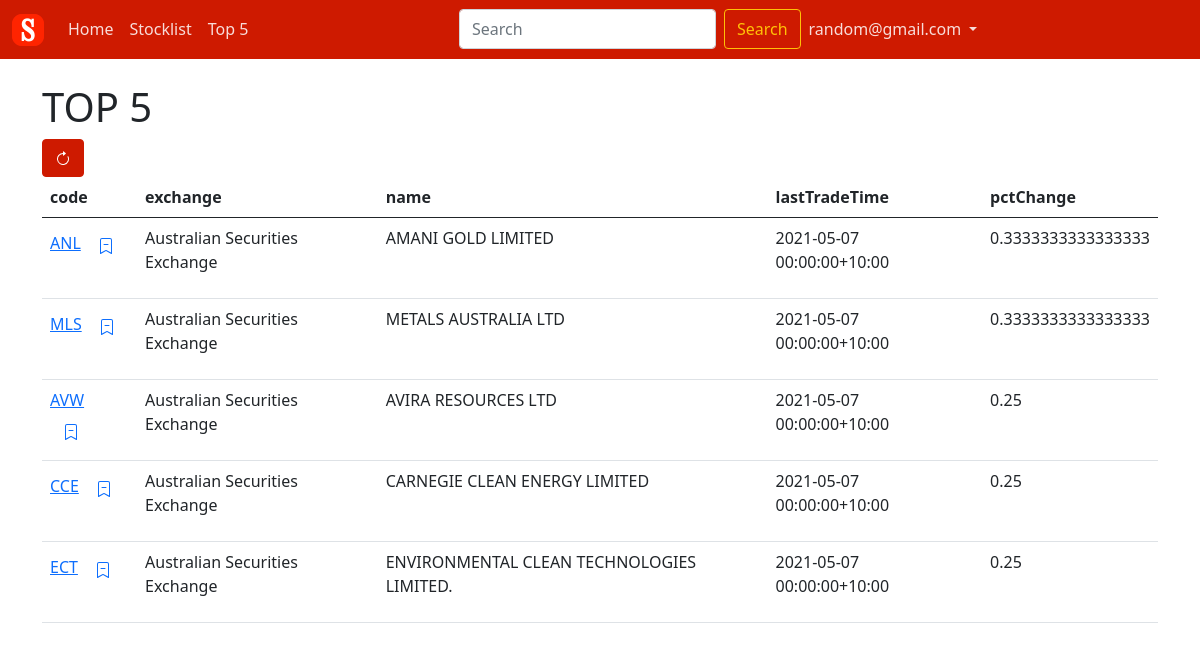
Screenshot of /top5 (signed in) with the database file from the repository.
### app.py (models this page shows, shortened)
class Users(UserMixin, sqla_db.Model):
    userId = sqla_db.Column(sqla_db.Integer, primary_key=True)
    id = userId  # Required for flask_login to function
    email = sqla_db.Column(sqla_db.String)
    password = sqla_db.Column(sqla_db.String)
    firstname = sqla_db.Column(sqla_db.String)
    surname = sqla_db.Column(sqla_db.String)
    phone = sqla_db.Column(sqla_db.Integer)
    dateOfBirth = sqla_db.Column(sqla_db.String)

### tables this page shows
CREATE TABLE stocks(
    code TEXT NOT NULL,
    exchange TEXT NOT NULL,
    name TEXT NOT NULL,
    price DECIMAL(20, 2) CHECK(price >= 0),
    price_day_change DECIMAL(20, 2) NOT NULL,
    currency TEXT NOT NULL,
    high52 DECIMAL(20, 2) CHECK(high52 >= 0),
    low52 DECIMAL(20, 2) CHECK(low52 >= 0),
    pe DECIMAL(20, 2) NOT NULL,
    suspended INTEGER CHECK(0 == suspended or suspended == 1),
    industry TEXT,
    description TEXT,
    marketCap INTEGER,
    volume INTEGER,
    lastTradeTime TEXT NOT NULL,
    website TEXT,
    PRIMARY KEY("code","exchange") -- This is the only way to get multiple primary keys
    );

### app.py (the view)
@app.route('/top5')
def top5_route():
    pctChangeColumn = 'price_day_change/price AS pctChange'
    stock_data = select_conditions('stocks', 'code', 'exchange', 'name', 'lastTradeTime', pctChangeColumn,
                                   query_limit=5, order_by='pctChange DESC')
    return render_template('stocklist.html', title='ScarletStocks - Top5',
                           stock_data=stock_data, heading='TOP 5',
                           page_count=1)

### app.py (called while the page is built)
@login_manager.user_loader
def load_user(user_id):
    return Users.query.get(user_id)

@app.context_processor
def inject_stock_names():
    stock_data = select_specific_columns('stocks', 'code', 'exchange', 'name')
    return dict(global_stock_data=stock_data)

@app.context_processor
def inject_watchlist():
    if current_user.is_authenticated:
        watchlist_data_raw = select_watchlist(current_user.id, idOnly=True)
        watchlist_data = {}
        for stock in watchlist_data_raw:
            if stock['exchange'] not in watchlist_data:
                watchlist_data[stock['exchange']] = []
            watchlist_data[stock['exchange']].append(stock['code'])
    else:
        watchlist_data = []
    print(watchlist_data)
    return dict(watchlist_data=watchlist_data)

### db_deets.py (called while the page is built)
def create_connection():
    connie = sqlite3.connect('stocks.db')
    return connie

### db_select.py (called while the page is built)
def execute_sql(sql_statement, sql_params):
    connie = create_connection()
    c = connie.cursor()
    c.execute(sql_statement, sql_params)
    data = c.fetchall()
    try:
        header_data = query_table_columns(c)
        for row in range(0, len(data)):
            data[row] = dict(zip(header_data, data[row]))
    except TypeError:
        pass
    connie.commit()
    connie.close()
    return data

def query_table_columns(cursor):
    header_data = [i[0] for i in cursor.description]
    return header_data

def select_watchlist(userId, idOnly=False):
    if idOnly:
        sql_query = """SELECT stocks.code, stocks.exchange FROM watchlists
        LEFT OUTER JOIN stocks ON watchlists.code = stocks.code
        WHERE watchlists.exchange = stocks.exchange AND watchlists.userId = ?"""
    else:
        sql_query = """SELECT stocks.*, timeAdded FROM watchlists
        LEFT OUTER JOIN stocks ON watchlists.code = stocks.code
        WHERE watchlists.exchange = stocks.exchange AND watchlists.userId = ?"""
    sql_params = (userId,)
    data = execute_sql(sql_query, sql_params)
    return data

def select_specific_columns(table, *columns):
    sql_query = 'SELECT '
    for column in columns:
        sql_query += column + ','
    sql_query = sql_query[:-1] + ' FROM ' + table
    data = execute_sql(sql_query, ())
    return data

### templates/stocklist.html (shortened to what this page needs)
{% extends 'base.html' %}
{% block content %}
    <h1>{% if heading %}{{ heading }}{% endif %}</h1>
    <button aria-label="Reload Stocks" id="update_button" type="button" class="btn btn-scarlet"
            onclick="updateStocks()">
    </button>
    <br/>
    <table class="table table-hover">
        <thead>
        <tr>
            {%- for column in stock_data[0] %}
                <th scope="col" class="fs-6">{{ column }}</th>{%- endfor %}
        </tr>
        </thead>
        <tbody id="table_results_body">
        {%- for stock in stock_data %}
            <tr>{%- for item in stock %}
                <td>
                    {%- if loop.index0 == 0 %}
                        <a href="{{ url_for('profile_route', exchange=stock['exchange'], ticker=stock['code']) }}"
                           class="fs-6">{{ stock[item] }}</a>
                        {% if current_user.is_authenticated %}
                            <a class="btn btn-link"
                               onclick="modifyWatchlist('{{ stock['code'] }}', '{{ stock['exchange'] }}')">
                                <svg xmlns="http://www.w3.org/2000/svg" width="16" height="16" fill="currentColor"
                                     class="bi bi-bookmark-dash" viewBox="0 0 16 16"
                                     id="{{ stock['code'] }}{{ stock['exchange'] }}">
                                    {% if stock['code'] in watchlist_data[stock['exchange']] %}
                                        <path class="stock_selected" fill-rule="evenodd"
                                              d="M2 15.5V2a2 2 0 0 1 2-2h8a2 2 0 0 1 2 2v13.5a.5.5 0 0 1-.74.439L8 13.069l-5.26 2.87A.5.5 0 0 1 2 15.5zM8.16 4.1a.178.178 0 0 0-.32 0l-.634 1.285a.178.178 0 0 1-.134.098l-1.42.206a.178.178 0 0 0-.098.303L6.58 6.993c.042.041.061.1.051.158L6.39 8.565a.178.178 0 0 0 .258.187l1.27-.668a.178.178 0 0 1 .165 0l1.27.668a.178.178 0 0 0 .257-.187L9.368 7.15a.178.178 0 0 1 .05-.158l1.028-1.001a.178.178 0 0 0-.098-.303l-1.42-.206a.178.178 0 0 1-.134-.098L8.16 4.1z"/>
                                    {% else %}
                                        <path class="stock_unselected" fill-rule="evenodd"
                                              d="M5.5 6.5A.5.5 0 0 1 6 6h4a.5.5 0 0 1 0 1H6a.5.5 0 0 1-.5-.5z"/>
                                        <path d="M2 2a2 2 0 0 1 2-2h8a2 2 0 0 1 2 2v13.5a.5.5 0 0 1-.777.416L8 13.101l-5.223 2.815A.5.5 0 0 1 2 15.5V2zm2-1a1 1 0 0 0-1 1v12.566l4.723-2.482a.5.5 0 0 1 .554 0L13 14.566V2a1 1 0 0 0-1-1H4z"/>
                                    {% endif %}
                                </svg>
                            </a>
                        {% endif %}
                    {%- else %}
                        <p class="fs-6">{{- stock[item] }}</p>
                    {%- endif %}
                </td>
            {%- endfor %}
            </tr>
        {%- endfor %}
        </tbody>
    </table>
{% endblock %}

### templates/base.html (shortened to what this page needs)
<!doctype html>
<html lang="en">
<head>
    <link href="https://cdn.jsdelivr.net/npm/bootstrap@5.0.0-beta2/dist/css/bootstrap.min.css" rel="stylesheet"
>
</head>
<body>
<nav class="navbar navbar-expand-lg navbar-dark bg-scarlet sticky-top">
    <div class="container-fluid">
        <a class="navbar-brand" href="#"><img src="/static/Favicon.png" width="32px"/></a>
        <div class="collapse navbar-collapse" id="navbarSupportedContent">
            <ul class="navbar-nav me-auto mb-2 mb-lg-0">
                <li class="nav-item">
                    <a class="nav-link" href="{{ url_for('home_route') }}">Home</a>
                </li>
                <li class="nav-item">
                    <a class="nav-link" href="{{ url_for('stocklist_route', page=1) }}">Stocklist</a>
                </li>
                <li class="nav-item">
                    <a class="nav-link" href="{{ url_for('top5_route') }}">Top 5</a>
                </li>
            </ul>
            <ul class="navbar-nav me-auto mb-2 mb-lg-0">
                <form class="d-flex" action="{{ url_for('search_route') }}" method="post">
                    <input class="form-control me-2" name="header_search" list="datalistOptions" type="search"
                           placeholder="Search" aria-label="Search">
                    <button class="btn btn-outline-warning" type="submit">Search</button>
                </form>
                {%- if not current_user.is_authenticated %}
                    <li class="nav-item">
                        <a class="nav-link" href="{{ url_for("login_route") }}">Login</a>
                    </li>
                {% else %}
                    <li class="nav-item dropdown">
                        <a class="nav-link dropdown-toggle" href="#" id="navbarDropdown" role="button"
                           data-bs-toggle="dropdown" aria-expanded="false">
                            {{ current_user.email }}
                        </a>
                    </li>
                {% endif -%}
            </ul>
        </div>
    </div>
</nav>
{% if not abstain_margin %}
    <div class="container">
    <br/>
{% endif %}
{% block content %}
{% endblock %}
{% if not abstain_margin %}
    </div>
    <br/>
    <br/>
{% endif %}
</body>
</html>

### templates/base.html (style rules this page uses)
.navbar-dark .navbar-nav .nav-link { color: rgba(255, 255, 255, .85); }
.bg-scarlet { background-color: rgb(206, 26, 0); }
.btn-scarlet { color: rgb(255, 255, 255); background-color: rgb(206, 26, 0); border-color: rgb(206, 26, 0); }

### rows the page displays
Users: email "random@gmail.com"
stocks: code "ANL", exchange "Australian Securities Exchange" "AMANI GOLD LIMITED" "2021-05-07 00:00:00+10:00" "0.3333333333333333"
stocks: code "MLS", exchange "Australian Securities Exchange" "METALS AUSTRALIA LTD" "2021-05-07 00:00:00+10:00" "0.3333333333333333"
stocks: code "AVW", exchange "Australian Securities Exchange" "AVIRA RESOURCES LTD" "2021-05-07 00:00:00+10:00" "0.25"
stocks: code "CCE", exchange "Australian Securities Exchange" "CARNEGIE CLEAN ENERGY LIMITED" "2021-05-07 00:00:00+10:00" "0.25"
stocks: code "ECT", exchange "Australian Securities Exchange" "ENVIRONMENTAL CLEAN TECHNOLOGIES LIMITED." "2021-05-07 00:00:00+10:00" "0.25"

### other values shown
{{ heading }} "TOP 5"
{{ column }} "code" "exchange" "name" "lastTradeTime" "pctChange"
